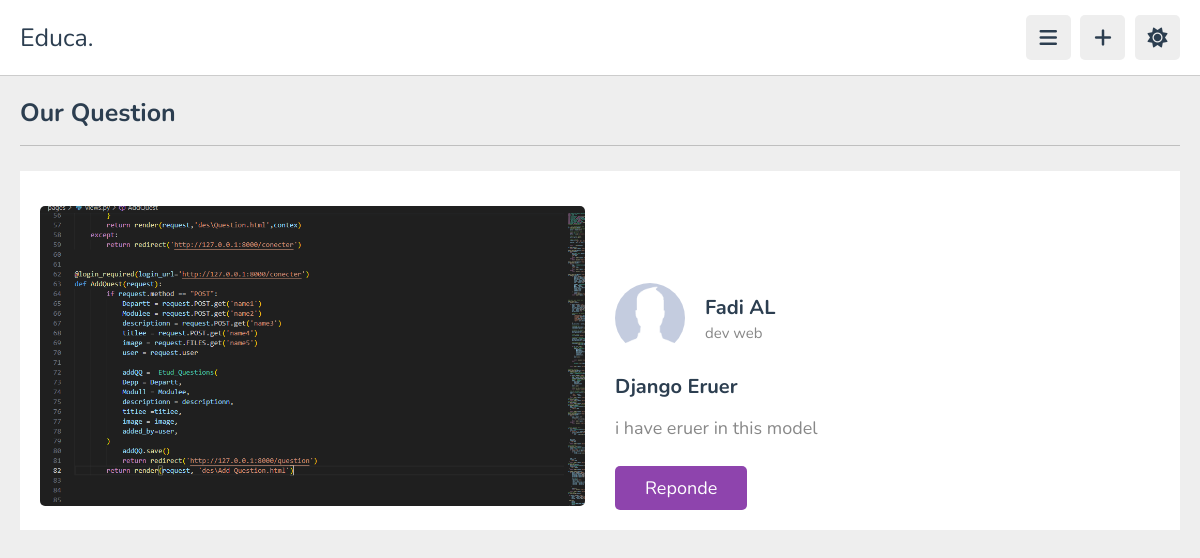
The page /srchQ on the database its author committed.
### pages/models.py (models this page shows, shortened)
class Etud_Questions(models.Model):
    Depp = models.CharField(max_length=70)
    Modull = models.CharField(max_length=70)
    descriptionn = models.TextField()
    titlee = models.CharField(max_length=70)
    image= models.ImageField(upload_to=None, height_field=None, width_field=None,null=True)
    added_by = models.ForeignKey(User, on_delete=models.CASCADE,null=True)

### pages/views.py (the view)
# urls.py: path('srchQ',views.Question_scrh),
def Question_scrh(request):
    srchQ = Etud_Questions.objects.all()
    titlee = None
    if 'search_boxQ' in request.GET:
        titlee = request.GET['search_boxQ']
        if titlee:
            srchQ = srchQ.filter(titlee__icontains=titlee)
    empQ = srchQ
    contextQ = {
      'empQ':empQ,
   }
    return render(request,'des/scrchQuetsion.html',contextQ)

### templates/des/scrchQuetsion.html (shortened to what this page needs)
{% load static %}
<!DOCTYPE html>
<html lang="en">
<head>
   <link rel="stylesheet" href="https://cdnjs.cloudflare.com/ajax/libs/font-awesome/6.1.2/css/all.min.css">
   <link rel="stylesheet" href="{% static 'css/style.css'%}">
</head>
<body>
   <header class="header">
   <section class="flex">
      <a href="home.html" class="logo">Educa.</a>
      <div class="icons">
         <div id="menu-btn" class="fas fa-bars"></div>
         <div id="user-btn"   class="fa fa-plus" ></div>
         <div id="toggle-btn" class="fas fa-sun"></div>
      </div>
   </section>
</header>
   <section class="playlist-details">
      {% for i in empQ %}
      <h1 class="heading">our Question</h1>
      <div class="row">
         <div class="column">
            {% if i.image %}
               <div class="thumb">
                  <img src="{{ i.image.url }}" alt="">
               </div>
            {% else %}
               <div class="thumb">
                  <img src="{% static 'img/slide1.jpeg' %}" alt="">
               </div>
            {% endif %}
         </div>
         <div class="column">
            <div class="tutor">
               <img src="{% static 'image/foto.png' %}" alt="">
               <div>
                  <h3>{{ i.added_by.username }}</h3>
                  <span>{{i.Modull}}</span>
               </div>
            </div>
            <div class="details">
               <h3>{{i.titlee}}</h3>
               <p>{{i.descriptionn}}</p>
               <a href="comments/{{ i.id }}" class="inline-btn">Reponde</a>
            </div>
         </div>
      </div>
      {% endfor %}
   </section>
</body>
</html>

### Myweb/static/css/style.css (style rules this page uses)
:root { --main-color:#8e44ad; --red:#e74c3c; --orange:#f39c12; --light-color:#888; --light-bg:#eee; --black:#2c3e50; --white:#fff; --border:.1rem solid rgba(0,0,0,.2); }
* { font-family: 'Nunito', sans-serif; margin:0; padding:0; box-sizing: border-box; outline: none; border:none; text-decoration: none; }
html { font-size: 62.5%; overflow-x: hidden; }
body { background-color: var(--light-bg); padding-left: 30rem; }
section { padding:2rem; margin: 0 auto; max-width: 1200px; }
.heading { font-size: 2.5rem; color:var(--black); margin-bottom: 2.5rem; border-bottom: var(--border); padding-bottom: 1.5rem; text-transform: capitalize; }
.inline-btn, .inline-option-btn, .inline-delete-btn, .btn, .delete-btn, .option-btn { border-radius: .5rem; color:#fff; font-size: 1.8rem; cursor: pointer; text-transform: capitalize; padding:1rem 3rem; text-align: center; margin-top: 1rem; }
.inline-btn, .inline-option-btn, .inline-delete-btn { display: inline-block; }
.btn, .inline-btn { background-color: var(--main-color); }
.header { position: sticky; top:0; left:0; right: 0; background-color: var(--white); z-index: 1000; border-bottom: var(--border); }
.header .flex { display: flex; align-items: center; justify-content: space-between; position: relative; padding: 1.5rem 2rem; }
.header .flex .logo { font-size: 2.5rem; color: var(--black); }
.header .flex .icons div { font-size: 2rem; color:var(--black); background-color: var(--light-bg); border-radius: .5rem; height: 4.5rem; width: 4.5rem; line-height: 4.5rem; cursor: pointer; text-align: center; margin-left: .7rem; }
.playlist-details .row { display: flex; align-items: flex-end; gap:3rem; flex-wrap: wrap; background-color: var(--white); padding: 2rem; }
.playlist-details .row .column { flex: 1 1 40rem; }
.playlist-details .row .column .thumb { position: relative; }
.playlist-details .row .column .thumb img { height: 30rem; width: 100%; object-fit: cover; border-radius: .5rem; }
.playlist-details .row .column .tutor { display: flex; align-items: center; gap: 2rem; margin-bottom: 2rem; }
.playlist-details .row .column .tutor img { height: 7rem; width: 7rem; border-radius: 50%; object-fit: cover; }
.playlist-details .row .column .tutor h3 { font-size: 2rem; color:var(--black); margin-bottom: .2rem; }
.playlist-details .row .column .tutor span { font-size: 1.5rem; color: var(--light-color); }
.playlist-details .row .column .details h3 { font-size: 2rem; color: var(--black); text-transform: capitalize; }
.playlist-details .row .column .details p { padding: 1rem 0; line-height: 2; font-size: 1.8rem; color: var(--light-color); }
@media (max-width:1200px) { body { padding-left: 0; } }

### rows shown on the page
Etud_Questions: image (picture), added_by.username "Fadi AL", Modull "dev web", titlee "Django Eruer", descriptionn "i have eruer in this model"
